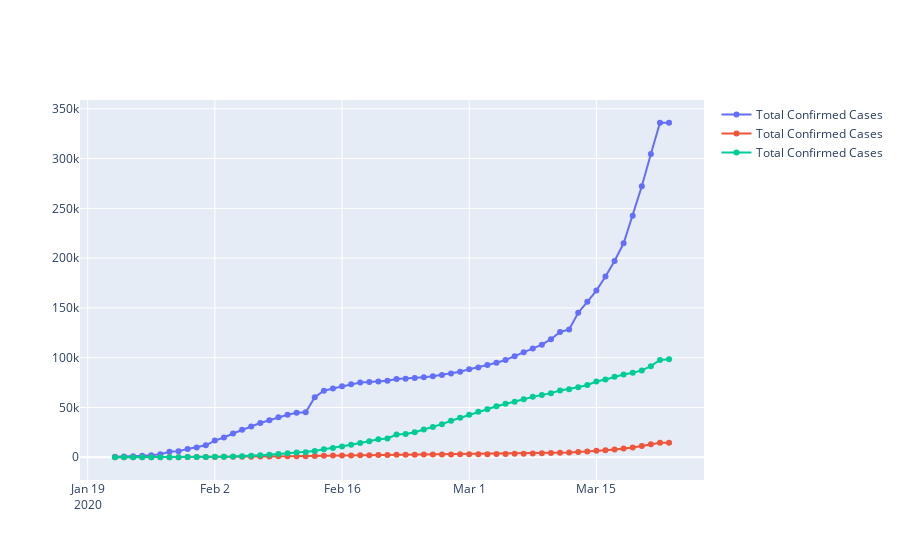

The code cell stored with this chart in its notebook:
### Code cell
fig = go.Figure()
fig.add_trace(go.Scatter(x=confirmed['date'],y=confirmed['confirmed'],mode='lines+markers',name='Total Confirmed Cases'))
fig.add_trace(go.Scatter(x=deaths['date'],y=deaths['deaths'],mode='lines+markers',name='Total Confirmed Cases'))
fig.add_trace(go.Scatter(x=recovered['date'],y=recovered['recovered'],mode='lines+markers',name='Total Confirmed Cases'))
